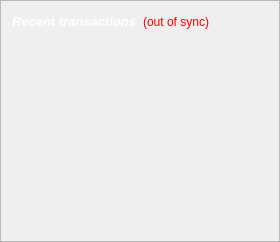
      <widget class="QFrame" name="frame_2">
       <property name="frameShape">
        <enum>QFrame::StyledPanel</enum>
       </property>
       <property name="frameShadow">
        <enum>QFrame::Raised</enum>
       </property>
       <layout class="QVBoxLayout" name="verticalLayout">
        <item>
         <layout class="QHBoxLayout" name="horizontalLayout_2">
          <item>
           <widget class="QLabel" name="label_4">
            <property name="palette">
             <palette>
              <active>
               <colorrole role="WindowText">
                <brush brushstyle="SolidPattern">
                 <color alpha="255">
                  <red>255</red>
                  <green>255</green>
                  <blue>255</blue>
                 </color>
                </brush>
               </colorrole>
               <colorrole role="Button">
                <brush brushstyle="SolidPattern">
                 <color alpha="255">
                  <red>0</red>
                  <green>0</green>
                  <blue>0</blue>
                 </color>
                </brush>
               </colorrole>
               <colorrole role="Light">
                <brush brushstyle="SolidPattern">
                 <color alpha="255">
                  <red>0</red>
                  <green>0</green>
                  <blue>0</blue>
                 </color>
                </brush>
               </colorrole>
               <colorrole role="Midlight">
                <brush brushstyle="SolidPattern">
                 <color alpha="255">
                  <red>0</red>
                  <green>0</green>
                  <blue>0</blue>
                 </color>
                </brush>
               </colorrole>
               <colorrole role="Dark">
                <brush brushstyle="SolidPattern">
                 <color alpha="255">
                  <red>0</red>
                  <green>0</green>
                  <blue>0</blue>
                 </color>
                </brush>
               </colorrole>
               <colorrole role="Mid">
                <brush brushstyle="SolidPattern">
                 <color alpha="255">
                  <red>0</red>
                  <green>0</green>
                  <blue>0</blue>
                 </color>
                </brush>
               </colorrole>
               <colorrole role="Text">
                <brush brushstyle="SolidPattern">
                 <color alpha="255">
                  <red>255</red>
                  <green>255</green>
                  <blue>255</blue>
                 </color>
                </brush>
               </colorrole>
               <colorrole role="BrightText">
                <brush brushstyle="SolidPattern">
                 <color alpha="255">
                  <red>255</red>
                  <green>255</green>
                  <blue>255</blue>
                 </color>
                </brush>
               </colorrole>
               <colorrole role="ButtonText">
                <brush brushstyle="SolidPattern">
                 <color alpha="255">
                  <red>255</red>
                  <green>255</green>
                  <blue>255</blue>
                 </color>
                </brush>
               </colorrole>
               <colorrole role="Base">
                <brush brushstyle="SolidPattern">
                 <color alpha="255">
                  <red>0</red>
                  <green>0</green>
                  <blue>0</blue>
                 </color>
                </brush>
               </colorrole>
               <colorrole role="Window">
                <brush brushstyle="SolidPattern">
                 <color alpha="255">
                  <red>0</red>
                  <green>0</green>
                  <blue>0</blue>
                 </color>
                </brush>
               </colorrole>
               <colorrole role="Shadow">
                <brush brushstyle="SolidPattern">
                 <color alpha="255">
                  <red>0</red>
                  <green>0</green>
                  <blue>0</blue>
                 </color>
                </brush>
               </colorrole>
               <colorrole role="AlternateBase">
                <brush brushstyle="SolidPattern">
                 <color alpha="255">
                  <red>0</red>
                  <green>0</green>
                  <blue>0</blue>
                 </color>
                </brush>
               </colorrole>
               <colorrole role="ToolTipBase">
                <brush brushstyle="SolidPattern">
                 <color alpha="255">
                  <red>255</red>
                  <green>255</green>
                  <blue>220</blue>
                 </color>
                </brush>
               </colorrole>
               <colorrole role="ToolTipText">
                <brush brushstyle="SolidPattern">
                 <color alpha="255">
                  <red>0</red>
                  <green>0</green>
                  <blue>0</blue>
                 </color>
                </brush>
               </colorrole>
              </active>
              <inactive>
               <colorrole role="WindowText">
                <brush brushstyle="SolidPattern">
                 <color alpha="255">
                  <red>255</red>
                  <green>255</green>
                  <blue>255</blue>
                 </color>
                </brush>
               </colorrole>
               <colorrole role="Button">
                <brush brushstyle="SolidPattern">
                 <color alpha="255">
                  <red>0</red>
                  <green>0</green>
                  <blue>0</blue>
                 </color>
                </brush>
               </colorrole>
               <colorrole role="Light">
                <brush brushstyle="SolidPattern">
                 <color alpha="255">
                  <red>0</red>
                  <green>0</green>
                  <blue>0</blue>
                 </color>
                </brush>
               </colorrole>
               <colorrole role="Midlight">
                <brush brushstyle="SolidPattern">
                 <color alpha="255">
                  <red>0</red>
                  <green>0</green>
                  <blue>0</blue>
                 </color>
                </brush>
               </colorrole>
               <colorrole role="Dark">
                <brush brushstyle="SolidPattern">
                 <color alpha="255">
                  <red>0</red>
                  <green>0</green>
                  <blue>0</blue>
                 </color>
                </brush>
               </colorrole>
               <colorrole role="Mid">
                <brush brushstyle="SolidPattern">
                 <color alpha="255">
                  <red>0</red>
                  <green>0</green>
                  <blue>0</blue>
                 </color>
                </brush>
               </colorrole>
               <colorrole role="Text">
                <brush brushstyle="SolidPattern">
                 <color alpha="255">
                  <red>255</red>
                  <green>255</green>
                  <blue>255</blue>
                 </color>
                </brush>
               </colorrole>
               <colorrole role="BrightText">
                <brush brushstyle="SolidPattern">
                 <color alpha="255">
                  <red>255</red>
                  <green>255</green>
                  <blue>255</blue>
                 </color>
                </brush>
               </colorrole>
               <colorrole role="ButtonText">
                <brush brushstyle="SolidPattern">
                 <color alpha="255">
                  <red>255</red>
                  <green>255</green>
                  <blue>255</blue>
                 </color>
                </brush>
               </colorrole>
               <colorrole role="Base">
                <brush brushstyle="SolidPattern">
                 <color alpha="255">
                  <red>0</red>
                  <green>0</green>
                  <blue>0</blue>
                 </color>
                </brush>
               </colorrole>
               <colorrole role="Window">
                <brush brushstyle="SolidPattern">
                 <color alpha="255">
                  <red>0</red>
                  <green>0</green>
                  <blue>0</blue>
                 </color>
                </brush>
               </colorrole>
               <colorrole role="Shadow">
                <brush brushstyle="SolidPattern">
                 <color alpha="255">
                  <red>0</red>
                  <green>0</green>
                  <blue>0</blue>
                 </color>
                </brush>
               </colorrole>
               <colorrole role="AlternateBase">
                <brush brushstyle="SolidPattern">
                 <color alpha="255">
                  <red>0</red>
                  <green>0</green>
                  <blue>0</blue>
                 </color>
                </brush>
               </colorrole>
               <colorrole role="ToolTipBase">
                <brush brushstyle="SolidPattern">
                 <color alpha="255">
                  <red>255</red>
                  <green>255</green>
                  <blue>220</blue>
                 </color>
                </brush>
               </colorrole>
               <colorrole role="ToolTipText">
                <brush brushstyle="SolidPattern">
                 <color alpha="255">
                  <red>0</red>
                  <green>0</green>
                  <blue>0</blue>
                 </color>
                </brush>
               </colorrole>
              </inactive>
              <disabled>
               <colorrole role="WindowText">
                <brush brushstyle="SolidPattern">
                 <color alpha="255">
                  <red>0</red>
                  <green>0</green>
                  <blue>0</blue>
                 </color>
                </brush>
               </colorrole>
               <colorrole role="Button">
                <brush brushstyle="SolidPattern">
                 <color alpha="255">
                  <red>0</red>
                  <green>0</green>
                  <blue>0</blue>
                 </color>
                </brush>
               </colorrole>
               <colorrole role="Light">
                <brush brushstyle="SolidPattern">
                 <color alpha="255">
                  <red>0</red>
                  <green>0</green>
                  <blue>0</blue>
                 </color>
                </brush>
               </colorrole>
               <colorrole role="Midlight">
                <brush brushstyle="SolidPattern">
                 <color alpha="255">
                  <red>0</red>
                  <green>0</green>
                  <blue>0</blue>
                 </color>
                </brush>
               </colorrole>
               <colorrole role="Dark">
                <brush brushstyle="SolidPattern">
                 <color alpha="255">
                  <red>0</red>
                  <green>0</green>
                  <blue>0</blue>
                 </color>
                </brush>
               </colorrole>
               <colorrole role="Mid">
                <brush brushstyle="SolidPattern">
                 <color alpha="255">
                  <red>0</red>
                  <green>0</green>
                  <blue>0</blue>
                 </color>
                </brush>
               </colorrole>
               <colorrole role="Text">
                <brush brushstyle="SolidPattern">
                 <color alpha="255">
                  <red>0</red>
                  <green>0</green>
                  <blue>0</blue>
                 </color>
                </brush>
               </colorrole>
               <colorrole role="BrightText">
                <brush brushstyle="SolidPattern">
                 <color alpha="255">
                  <red>255</red>
                  <green>255</green>
                  <blue>255</blue>
                 </color>
                </brush>
               </colorrole>
               <colorrole role="ButtonText">
                <brush brushstyle="SolidPattern">
                 <color alpha="255">
                  <red>0</red>
                  <green>0</green>
                  <blue>0</blue>
                 </color>
                </brush>
               </colorrole>
               <colorrole role="Base">
                <brush brushstyle="SolidPattern">
                 <color alpha="255">
                  <red>0</red>
                  <green>0</green>
                  <blue>0</blue>
                 </color>
                </brush>
               </colorrole>
               <colorrole role="Window">
                <brush brushstyle="SolidPattern">
                 <color alpha="255">
                  <red>0</red>
                  <green>0</green>
                  <blue>0</blue>
                 </color>
                </brush>
               </colorrole>
               <colorrole role="Shadow">
                <brush brushstyle="SolidPattern">
                 <color alpha="255">
                  <red>0</red>
                  <green>0</green>
                  <blue>0</blue>
                 </color>
                </brush>
               </colorrole>
               <colorrole role="AlternateBase">
                <brush brushstyle="SolidPattern">
                 <color alpha="255">
                  <red>0</red>
                  <green>0</green>
                  <blue>0</blue>
                 </color>
                </brush>
               </colorrole>
               <colorrole role="ToolTipBase">
                <brush brushstyle="SolidPattern">
                 <color alpha="255">
                  <red>255</red>
                  <green>255</green>
                  <blue>220</blue>
                 </color>
                </brush>
               </colorrole>
               <colorrole role="ToolTipText">
                <brush brushstyle="SolidPattern">
                 <color alpha="255">
                  <red>0</red>
                  <green>0</green>
                  <blue>0</blue>
                 </color>
                </brush>
               </colorrole>
              </disabled>
             </palette>
            </property>
            <property name="font">
             <font>
              <pointsize>10</pointsize>
              <italic>true</italic>
             </font>
            </property>
            <property name="text">
             <string>&lt;b&gt;Recent transactions&lt;/b&gt;</string>
            </property>
           </widget>
          </item>
          <item>
           <widget class="QLabel" name="labelTransactionsStatus">
            <property name="toolTip">
             <string>The displayed information may be out of date. Your wallet automatically synchronizes with the Peepcoin network after a connection is established, but this process has not completed yet.</string>
            </property>
            <property name="styleSheet">
             <string notr="true">QLabel { color: red; }</string>
            </property>
            <property name="text">
             <string notr="true">(out of sync)</string>
            </property>
            <property name="alignment">
             <set>Qt::AlignRight|Qt::AlignTrailing|Qt::AlignVCenter</set>
            </property>
           </widget>
          </item>
          <item>
           <spacer name="horizontalSpacer">
            <property name="orientation">
             <enum>Qt::Horizontal</enum>
            </property>
            <property name="sizeHint" stdset="0">
             <size>
              <width>40</width>
              <height>20</height>
             </size>
            </property>
           </spacer>
          </item>
         </layout>
        </item>
        <item>
         <widget class="QListView" name="listTransactions">
          <property name="palette">
           <palette>
            <active>
             <colorrole role="WindowText">
              <brush brushstyle="SolidPattern">
               <color alpha="255">
                <red>255</red>
                <green>255</green>
                <blue>255</blue>
               </color>
              </brush>
             </colorrole>
             <colorrole role="Button">
              <brush brushstyle="SolidPattern">
               <color alpha="0">
                <red>0</red>
                <green>0</green>
                <blue>0</blue>
               </color>
              </brush>
             </colorrole>
             <colorrole role="Light">
              <brush brushstyle="SolidPattern">
               <color alpha="0">
                <red>0</red>
                <green>0</green>
                <blue>0</blue>
               </color>
              </brush>
             </colorrole>
             <colorrole role="Midlight">
              <brush brushstyle="SolidPattern">
               <color alpha="0">
                <red>0</red>
                <green>0</green>
                <blue>0</blue>
               </color>
              </brush>
             </colorrole>
             <colorrole role="Dark">
              <brush brushstyle="SolidPattern">
               <color alpha="0">
                <red>0</red>
                <green>0</green>
                <blue>0</blue>
               </color>
              </brush>
             </colorrole>
             <colorrole role="Mid">
              <brush brushstyle="SolidPattern">
               <color alpha="0">
                <red>0</red>
                <green>0</green>
                <blue>0</blue>
               </color>
              </brush>
             </colorrole>
             <colorrole role="Text">
              <brush brushstyle="SolidPattern">
               <color alpha="255">
                <red>255</red>
                <green>255</green>
                <blue>255</blue>
               </color>
              </brush>
             </colorrole>
             <colorrole role="BrightText">
              <brush brushstyle="SolidPattern">
               <color alpha="255">
                <red>255</red>
                <green>255</green>
                <blue>255</blue>
               </color>
              </brush>
             </colorrole>
             <colorrole role="ButtonText">
              <brush brushstyle="SolidPattern">
               <color alpha="255">
                <red>255</red>
                <green>255</green>
                <blue>255</blue>
               </color>
              </brush>
             </colorrole>
             <colorrole role="Base">
              <brush brushstyle="SolidPattern">
               <color alpha="255">
                <red>255</red>
                <green>255</green>
                <blue>255</blue>
               </color>
              </brush>
             </colorrole>
             <colorrole role="Window">
              <brush brushstyle="SolidPattern">
               <color alpha="0">
                <red>0</red>
                <green>0</green>
                <blue>0</blue>
               </color>
              </brush>
             </colorrole>
             <colorrole role="Shadow">
              <brush brushstyle="SolidPattern">
               <color alpha="255">
                <red>255</red>
                <green>255</green>
                <blue>255</blue>
               </color>
              </brush>
             </colorrole>
             <colorrole role="AlternateBase">
              <brush brushstyle="SolidPattern">
               <color alpha="127">
                <red>255</red>
                <green>255</green>
                <blue>255</blue>
               </color>
              </brush>
             </colorrole>
             <colorrole role="ToolTipBase">
              <brush brushstyle="SolidPattern">
               <color alpha="255">
                <red>255</red>
                <green>255</green>
                <blue>220</blue>
               </color>
              </brush>
             </colorrole>
             <colorrole role="ToolTipText">
              <brush brushstyle="SolidPattern">
               <color alpha="255">
                <red>255</red>
                <green>255</green>
                <blue>255</blue>
               </color>
              </brush>
             </colorrole>
            </active>
            <inactive>
             <colorrole role="WindowText">
              <brush brushstyle="SolidPattern">
               <color alpha="255">
                <red>255</red>
                <green>255</green>
                <blue>255</blue>
               </color>
              </brush>
             </colorrole>
             <colorrole role="Button">
              <brush brushstyle="SolidPattern">
               <color alpha="0">
                <red>0</red>
                <green>0</green>
                <blue>0</blue>
               </color>
              </brush>
             </colorrole>
             <colorrole role="Light">
              <brush brushstyle="SolidPattern">
               <color alpha="0">
                <red>0</red>
                <green>0</green>
                <blue>0</blue>
               </color>
              </brush>
             </colorrole>
             <colorrole role="Midlight">
              <brush brushstyle="SolidPattern">
               <color alpha="0">
                <red>0</red>
                <green>0</green>
                <blue>0</blue>
               </color>
              </brush>
             </colorrole>
             <colorrole role="Dark">
              <brush brushstyle="SolidPattern">
               <color alpha="0">
                <red>0</red>
                <green>0</green>
                <blue>0</blue>
               </color>
              </brush>
             </colorrole>
             <colorrole role="Mid">
              <brush brushstyle="SolidPattern">
               <color alpha="0">
                <red>0</red>
                <green>0</green>
                <blue>0</blue>
               </color>
              </brush>
             </colorrole>
             <colorrole role="Text">
              <brush brushstyle="SolidPattern">
               <color alpha="255">
                <red>255</red>
                <green>255</green>
                <blue>255</blue>
               </color>
              </brush>
             </colorrole>
             <colorrole role="BrightText">
              <brush brushstyle="SolidPattern">
               <color alpha="255">
                <red>255</red>
                <green>255</green>
                <blue>255</blue>
               </color>
              </brush>
             </colorrole>
             <colorrole role="ButtonText">
              <brush brushstyle="SolidPattern">
               <color alpha="255">
                <red>255</red>
                <green>255</green>
                <blue>255</blue>
               </color>
              </brush>
             </colorrole>
             <colorrole role="Base">
              <brush brushstyle="SolidPattern">
               <color alpha="255">
                <red>255</red>
                <green>255</green>
                <blue>255</blue>
               </color>
              </brush>
             </colorrole>
             <colorrole role="Window">
              <brush brushstyle="SolidPattern">
               <color alpha="0">
                <red>0</red>
                <green>0</green>
                <blue>0</blue>
               </color>
              </brush>
             </colorrole>
             <colorrole role="Shadow">
              <brush brushstyle="SolidPattern">
               <color alpha="255">
                <red>255</red>
                <green>255</green>
                <blue>255</blue>
               </color>
              </brush>
             </colorrole>
             <colorrole role="AlternateBase">
              <brush brushstyle="SolidPattern">
               <color alpha="127">
                <red>255</red>
                <green>255</green>
                <blue>255</blue>
               </color>
              </brush>
             </colorrole>
             <colorrole role="ToolTipBase">
              <brush brushstyle="SolidPattern">
               <color alpha="255">
                <red>255</red>
                <green>255</green>
                <blue>220</blue>
               </color>
              </brush>
             </colorrole>
             <colorrole role="ToolTipText">
              <brush brushstyle="SolidPattern">
               <color alpha="255">
                <red>255</red>
                <green>255</green>
                <blue>255</blue>
               </color>
              </brush>
             </colorrole>
            </inactive>
            <disabled>
             <colorrole role="WindowText">
              <brush brushstyle="SolidPattern">
               <color alpha="0">
                <red>0</red>
                <green>0</green>
                <blue>0</blue>
               </color>
              </brush>
             </colorrole>
             <colorrole role="Button">
              <brush brushstyle="SolidPattern">
               <color alpha="0">
                <red>0</red>
                <green>0</green>
                <blue>0</blue>
               </color>
              </brush>
             </colorrole>
             <colorrole role="Light">
              <brush brushstyle="SolidPattern">
               <color alpha="0">
                <red>0</red>
                <green>0</green>
                <blue>0</blue>
               </color>
              </brush>
             </colorrole>
             <colorrole role="Midlight">
              <brush brushstyle="SolidPattern">
               <color alpha="0">
                <red>0</red>
                <green>0</green>
                <blue>0</blue>
               </color>
              </brush>
             </colorrole>
             <colorrole role="Dark">
              <brush brushstyle="SolidPattern">
               <color alpha="0">
                <red>0</red>
                <green>0</green>
                <blue>0</blue>
               </color>
              </brush>
             </colorrole>
             <colorrole role="Mid">
              <brush brushstyle="SolidPattern">
               <color alpha="0">
                <red>0</red>
                <green>0</green>
                <blue>0</blue>
               </color>
              </brush>
             </colorrole>
             <colorrole role="Text">
              <brush brushstyle="SolidPattern">
               <color alpha="0">
                <red>0</red>
                <green>0</green>
                <blue>0</blue>
               </color>
              </brush>
             </colorrole>
             <colorrole role="BrightText">
              <brush brushstyle="SolidPattern">
               <color alpha="255">
                <red>255</red>
                <green>255</green>
                <blue>255</blue>
               </color>
              </brush>
             </colorrole>
             <colorrole role="ButtonText">
              <brush brushstyle="SolidPattern">
               <color alpha="0">
                <red>0</red>
                <green>0</green>
                <blue>0</blue>
               </color>
              </brush>
             </colorrole>
             <colorrole role="Base">
              <brush brushstyle="SolidPattern">
               <color alpha="0">
                <red>0</red>
                <green>0</green>
                <blue>0</blue>
               </color>
              </brush>
             </colorrole>
             <colorrole role="Window">
              <brush brushstyle="SolidPattern">
               <color alpha="0">
                <red>0</red>
                <green>0</green>
                <blue>0</blue>
               </color>
              </brush>
             </colorrole>
             <colorrole role="Shadow">
              <brush brushstyle="SolidPattern">
               <color alpha="255">
                <red>255</red>
                <green>255</green>
                <blue>255</blue>
               </color>
              </brush>
             </colorrole>
             <colorrole role="AlternateBase">
              <brush brushstyle="SolidPattern">
               <color alpha="127">
                <red>255</red>
                <green>255</green>
                <blue>255</blue>
               </color>
              </brush>
             </colorrole>
             <colorrole role="ToolTipBase">
              <brush brushstyle="SolidPattern">
               <color alpha="255">
                <red>255</red>
                <green>255</green>
                <blue>220</blue>
               </color>
              </brush>
             </colorrole>
             <colorrole role="ToolTipText">
              <brush brushstyle="SolidPattern">
               <color alpha="255">
                <red>255</red>
                <green>255</green>
                <blue>255</blue>
               </color>
              </brush>
             </colorrole>
            </disabled>
           </palette>
          </property>
          <property name="styleSheet">
           <string notr="true">QListView { background: transparent; }</string>
          </property>
          <property name="frameShape">
           <enum>QFrame::NoFrame</enum>
          </property>
          <property name="verticalScrollBarPolicy">
           <enum>Qt::ScrollBarAlwaysOff</enum>
          </property>
          <property name="horizontalScrollBarPolicy">
           <enum>Qt::ScrollBarAlwaysOff</enum>
          </property>
          <property name="selectionMode">
           <enum>QAbstractItemView::NoSelection</enum>
          </property>
         </widget>
        </item>
       </layout>
      </widget>
